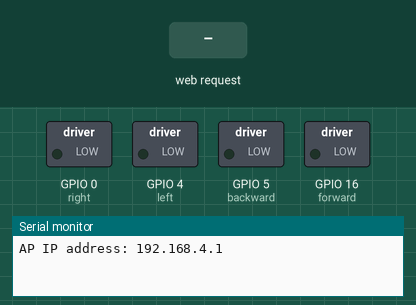
Recording of a sketch running on a simulated ESP8266 (NodeMCU). Parts: switched loads named in the sketch (green lamp = pin HIGH), the last lines printed to the serial monitor. The inputs (shaded band) are chosen by the test bench.

Above: at 1.2 s.
1.3 s: HTTP request GET /?State=F received
At 2.5 s:
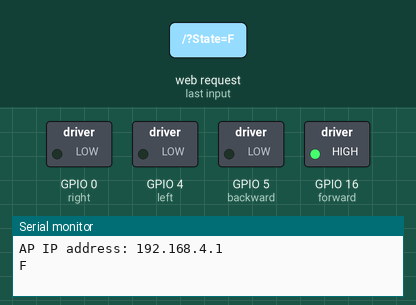
2.8 s: HTTP request GET /?State=B received
At 3.9 s:
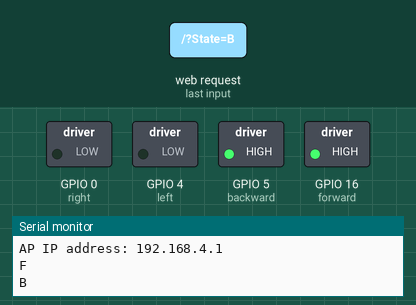
4.3 s: HTTP request GET /?State=L received
At 5.0 s:
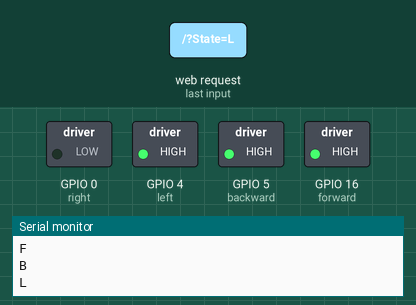
5.8 s: HTTP request GET /?State=R received
At 6.2 s:
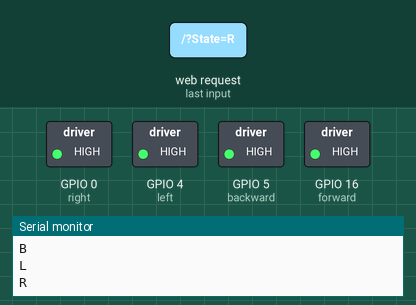
7.3 s: HTTP request GET / received
At 8.5 s:
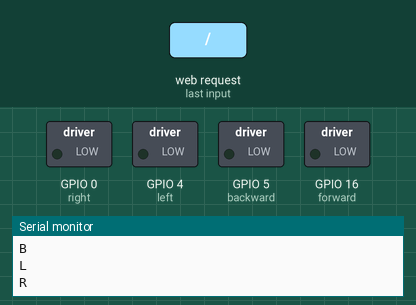
8.8 s: HTTP request GET /?State=B received
At 9.7 s:
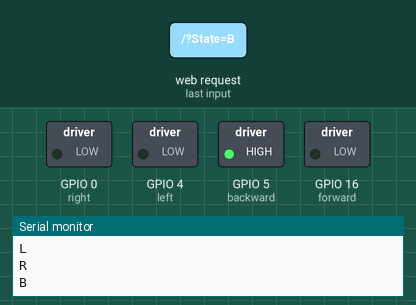
Timing chart, 0 to 11.3 s (numbered marks = the images above; inputs shaded):
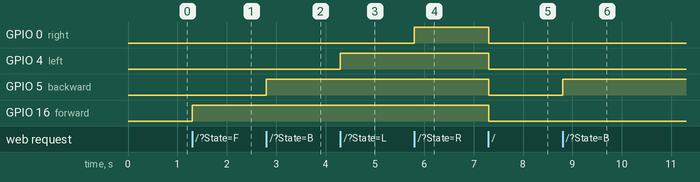

The sketch:

ESP8266_Code.ino
```cpp
#include <ESP8266WiFi.h>
#include <WiFiClient.h>
#include <ESP8266WebServer.h>

#define spd1 2
#define spd2 14
#define spd3 12
#define spd4 13

#define forward 16
#define backward 5
#define left 4
#define right 0

String command; //wifi command store

const char* ssid = "Make DIY";
ESP8266WebServer server(80);


void setup() {

 pinMode(forward, OUTPUT);
 pinMode(backward, OUTPUT);
 pinMode(left, OUTPUT);
 pinMode(right, OUTPUT);

  Serial.begin(115200);

// Connecting WiFi

  WiFi.mode(WIFI_AP);
  WiFi.softAP(ssid);

  IPAddress myIP = WiFi.softAPIP();
  Serial.print("AP IP address: ");
  Serial.println(myIP);

 // Starting WEB-server
     server.on ( "/", HTTP_handleRoot );
     server.onNotFound ( HTTP_handleRoot );
     server.begin();
}

void goAhead(){
  digitalWrite(forward, HIGH);
}
void goBack(){
  digitalWrite(backward, HIGH);
}
void goLeft(){
  digitalWrite(left, HIGH);
}
void goRight(){
  digitalWrite(right, HIGH);
}

void loop() {
    server.handleClient();

      command = server.arg("State");
      if (command == "F") goAhead();
      else if (command == "B") goBack();
      else if (command == "L") goLeft();
      else if (command == "R") goRight();
      else{
        digitalWrite(16, LOW);
        digitalWrite(5, LOW);
        digitalWrite(4, LOW);
        digitalWrite(0, LOW);
      }
      //else if (command == "I") goAheadRight();
      //else if (command == "G") goAheadLeft();
      //else if (command == "J") goBackRight();
      //else if (command == "H") goBackLeft();
      //else if (command == "0") speedCar = 400;
      //else if (command == "1") speedCar = 470;
      //else if (command == "2") speedCar = 540;
      //else if (command == "3") speedCar = 610;
      //else if (command == "4") speedCar = 680;
      //else if (command == "5") speedCar = 750;
      //else if (command == "6") speedCar = 820;
      //else if (command == "7") speedCar = 890;
      //else if (command == "8") speedCar = 960;
      //else if (command == "9") speedCar = 1023;
      //else if (command == "S") stopRobot();


}

void HTTP_handleRoot(void) {

if( server.hasArg("State") ){
       Serial.println(server.arg("State"));
  }
  server.send ( 200, "text/html", "" );
  delay(1);
}
```

Measured:
- after the input at 1.3 s, GPIO 16 (forward): LOW → HIGH at once
- after the input at 2.8 s, GPIO 5 (backward): LOW → HIGH at once
- after the input at 4.3 s, GPIO 4 (left): LOW → HIGH at once
- after the input at 5.8 s, GPIO 0 (right): LOW → HIGH at once
- after the input at 7.3 s, GPIO 0 (right), GPIO 4 (left), GPIO 5 (backward), GPIO 16 (forward): HIGH → LOW at once
- after the input at 8.8 s, GPIO 5 (backward): LOW → HIGH at once
